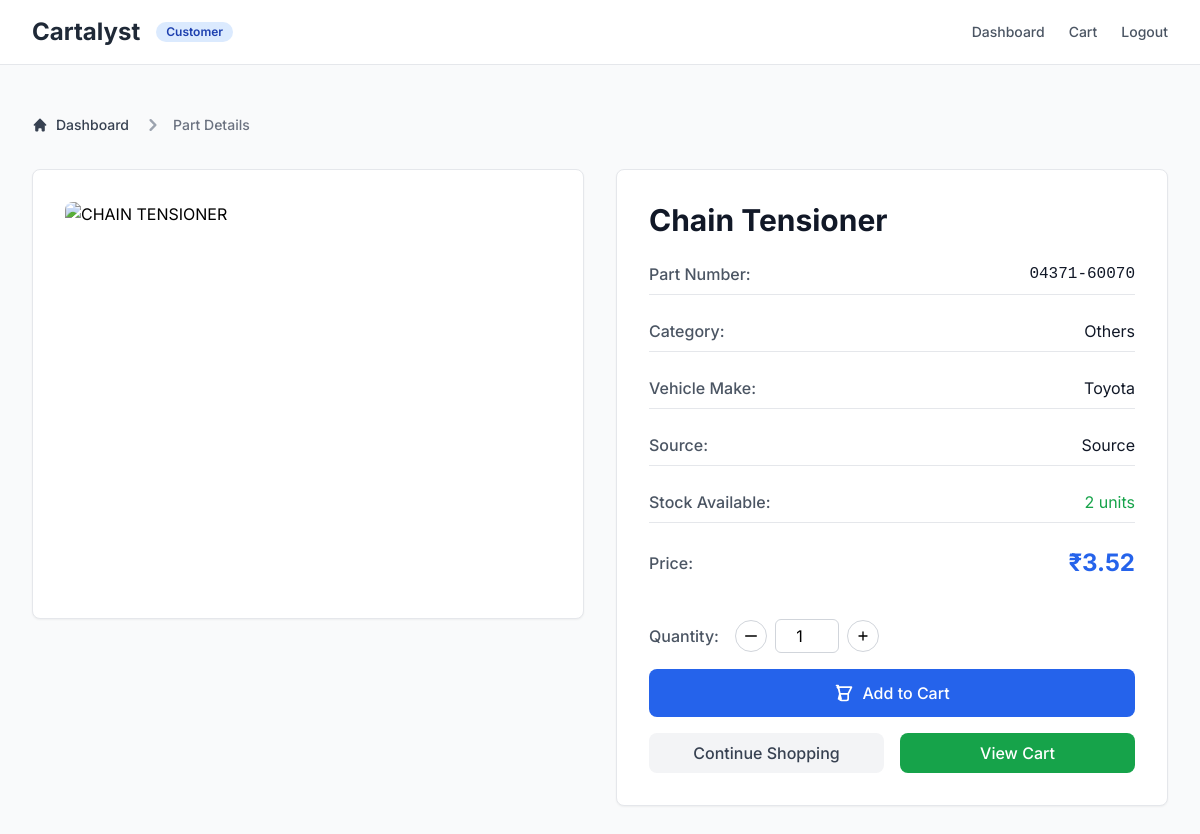
Screenshot of /view_part/04371-60070 (signed in) with the database file from the repository.
### tables this page shows
CREATE TABLE "parts" (
"id" TEXT,
  "TransactionID" TEXT,
  "Date" TEXT,
  "CustomerID" TEXT,
  "PartNo" TEXT,
  "Quantity" INTEGER,
  "Rate" REAL,
  "TotalPrice" TEXT,
  "PartDescription" TEXT,
  "Category" TEXT,
  "Source" TEXT,
  "VehicleMake" TEXT
);

### app.py (the view)
@app.route('/view_part/<part_no>')
def view_part(part_no):
    if 'user_role' not in session:
        return redirect(url_for('login'))
    part = get_part_by_number(part_no)
    if not part:
        flash('Part not found.', 'error')
        return redirect(url_for('dashboard'))
    part['ImageURL'] = get_part_image_url(part['Category'])
    part['CleanedDescription'] = rag_system.clean_part_name(part['PartDescription'])
    return render_template('part_detail.html', part=part)

### app.py (called while the page is built)
def get_part_image_url(part_category):
    category_key = next((key for key in DEFAULT_PART_IMAGES if key in part_category.lower()), 'default')
    return DEFAULT_PART_IMAGES[category_key]

def get_db_connection():
    conn = sqlite3.connect('parts.db')
    conn.row_factory = sqlite3.Row
    return conn

def get_part_by_number(part_no):
    conn = get_db_connection()
    part = conn.execute('''
        SELECT * FROM parts WHERE PartNo = ?
        ORDER BY id DESC LIMIT 1
    ''', (part_no,)).fetchone()
    conn.close()
    return dict(part) if part else None

### templates/part_detail.html (shortened to what this page needs)
<!DOCTYPE html>
<html lang="en">
<head>
    <script src="https://cdn.tailwindcss.com"></script>
</head>
<body class="bg-gray-50">
    <header class="bg-white border-b border-gray-200">
        <div class="max-w-7xl mx-auto px-4 sm:px-6 lg:px-8">
            <div class="flex justify-between items-center h-16">
                <div class="flex items-center space-x-4">
                    <h1 class="text-2xl font-bold text-gray-800">Cartalyst</h1>
                    {% if session.get('user_role') == 'employee' %}
                    <span class="bg-green-100 text-green-800 text-xs font-semibold px-2.5 py-0.5 rounded-full">Employee</span>
                    {% else %}
                    <span class="bg-blue-100 text-blue-800 text-xs font-semibold px-2.5 py-0.5 rounded-full">Customer</span>
                    {% endif %}
                </div>
                <div class="flex items-center space-x-6">
                    <a href="{{ url_for('dashboard') }}" class="text-sm font-medium text-gray-600 hover:text-gray-900">Dashboard</a>
                    <a href="{{ url_for('cart') }}" class="text-sm font-medium text-gray-600 hover:text-gray-900">Cart</a>
                    <a href="{{ url_for('logout') }}" class="text-sm font-medium text-gray-600 hover:text-gray-900">Logout</a>
                </div>
            </div>
        </div>
    </header>
    <main class="max-w-7xl mx-auto px-4 sm:px-6 lg:px-8 py-12">
        <nav class="flex mb-8" aria-label="Breadcrumb">
            <ol class="inline-flex items-center space-x-1 md:space-x-3">
                <li class="inline-flex items-center">
                    <a href="{{ url_for('dashboard') }}" class="inline-flex items-center text-sm font-medium text-gray-700 hover:text-blue-600">
                        <svg class="w-4 h-4 mr-2" fill="currentColor" viewBox="0 0 20 20"><path d="M10.707 2.293a1 1 0 00-1.414 0l-7 7a1 1 0 001.414 1.414L4 10.414V17a1 1 0 001 1h2a1 1 0 001-1v-2a1 1 0 011-1h2a1 1 0 011 1v2a1 1 0 001 1h2a1 1 0 001-1v-6.586l.293.293a1 1 0 001.414-1.414l-7-7z"></path></svg>
                        Dashboard
                    </a>
                </li>
                <li>
                    <div class="flex items-center">
                        <svg class="w-6 h-6 text-gray-400" fill="currentColor" viewBox="0 0 20 20"><path fill-rule="evenodd" d="M7.293 14.707a1 1 0 010-1.414L10.586 10 7.293 6.707a1 1 0 011.414-1.414l4 4a1 1 0 010 1.414l-4 4a1 1 0 01-1.414 0z" clip-rule="evenodd"></path></svg>
                        <span class="ml-1 text-sm font-medium text-gray-500 md:ml-2">Part Details</span>
                    </div>
                </li>
            </ol>
        </nav>
        <div class="grid grid-cols-1 lg:grid-cols-2 gap-8">
            <div class="aspect-w-1 aspect-h-1">
                <div class="bg-white rounded-lg border border-gray-200 shadow-sm p-8">
                    {% if part.ImageURL %}
                    <img src="{{ part.ImageURL }}" alt="{{ part.PartDescription }}" class="w-full h-96 object-cover rounded-lg">
                    {% endif %}
                </div>
            </div>
            <div class="bg-white rounded-lg border border-gray-200 shadow-sm p-8">
                <h1 class="text-3xl font-bold text-gray-900 mb-4">{{ part.get('CleanedDescription', part.PartDescription) }}</h1>
                <div class="space-y-4 mb-8">
                    <div class="flex justify-between items-center py-2 border-b border-gray-200">
                        <span class="font-medium text-gray-600">Part Number:</span>
                        <span class="text-gray-900 font-mono">{{ part.PartNo }}</span>
                    </div>
                    <div class="flex justify-between items-center py-2 border-b border-gray-200">
                        <span class="font-medium text-gray-600">Category:</span>
                        <span class="text-gray-900">{{ part.Category }}</span>
                    </div>
                    {% if part.VehicleMake %}
                    <div class="flex justify-between items-center py-2 border-b border-gray-200">
                        <span class="font-medium text-gray-600">Vehicle Make:</span>
                        <span class="text-gray-900">{{ part.VehicleMake }}</span>
                    </div>
                    {% endif %}
                    {% if part.Source %}
                    <div class="flex justify-between items-center py-2 border-b border-gray-200">
                        <span class="font-medium text-gray-600">Source:</span>
                        <span class="text-gray-900">{{ part.Source }}</span>
                    </div>
                    {% endif %}
                    <div class="flex justify-between items-center py-2 border-b border-gray-200">
                        <span class="font-medium text-gray-600">Stock Available:</span>
                        <span class="{% if part.Quantity < 2 %}text-red-600 font-semibold{% else %}text-green-600{% endif %}">
                            {{ part.Quantity }} units
                        </span>
                    </div>
                    <div class="flex justify-between items-center py-2">
                        <span class="font-medium text-gray-600">Price:</span>
                        <span class="text-2xl font-bold text-blue-600">₹{{ "%.2f"|format(part.Rate) }}</span>
                    </div>
                </div>
                <div class="space-y-4">
                    <div class="flex items-center space-x-4">
                        <label for="quantity" class="font-medium text-gray-600">Quantity:</label>
                        <div class="flex items-center space-x-2">
                            <button onclick="decreaseQuantity()" class="w-8 h-8 rounded-full border border-gray-300 flex items-center justify-center hover:bg-gray-50">
                                <svg class="w-4 h-4" fill="none" stroke="currentColor" viewBox="0 0 24 24">
                                    <path stroke-linecap="round" stroke-linejoin="round" stroke-width="2" d="M20 12H4"/>
                                </svg>
                            </button>
                            <input type="number" id="quantity" value="1" min="1" max="{{ part.Quantity }}"
                                   class="w-16 text-center border border-gray-300 rounded-md py-1">
                            <button onclick="increaseQuantity()" class="w-8 h-8 rounded-full border border-gray-300 flex items-center justify-center hover:bg-gray-50">
                                <svg class="w-4 h-4" fill="none" stroke="currentColor" viewBox="0 0 24 24">
                                    <path stroke-linecap="round" stroke-linejoin="round" stroke-width="2" d="M12 6v6m0 0v6m0-6h6m-6 0H6"/>
                                </svg>
                            </button>
                        </div>
                    </div>
                    <button onclick="addToCart()"
                            class="w-full bg-blue-600 hover:bg-blue-700 text-white font-medium py-3 px-6 rounded-lg transition-colors flex items-center justify-center space-x-2">
                        <svg class="w-5 h-5" fill="none" stroke="currentColor" viewBox="0 0 24 24">
                            <path stroke-linecap="round" stroke-linejoin="round" stroke-width="2" d="M3 3h2l.4 2M7 13h10l4-8H5.4m0 0L7 13m0 0l-1.5 6M7 13l-1.5-6m0 0L4 5M7 13h10m-10 0l1.5 6m8.5-6v6a2 2 0 01-2 2H9a2 2 0 01-2-2v-6"/>
                        </svg>
                        <span>Add to Cart</span>
                    </button>
                    <div class="flex space-x-4">
                        <a href="{{ url_for('dashboard') }}"
                           class="flex-1 bg-gray-100 hover:bg-gray-200 text-gray-700 font-medium py-2 px-4 rounded-lg transition-colors text-center">
                            Continue Shopping
                        </a>
                        <a href="{{ url_for('cart') }}"
                           class="flex-1 bg-green-600 hover:bg-green-700 text-white font-medium py-2 px-4 rounded-lg transition-colors text-center">
                            View Cart
                        </a>
                    </div>
                </div>
            </div>
        </div>
    </main>
</body>
</html>

### templates/part_detail.html (style rules this page uses)
body { font-family: 'Inter', sans-serif; }

### rows the page displays
parts: get "Chain Tensioner", PartNo "04371-60070", Category "Others", VehicleMake "Toyota", Source "Source", Quantity "2", Rate "3.52"
